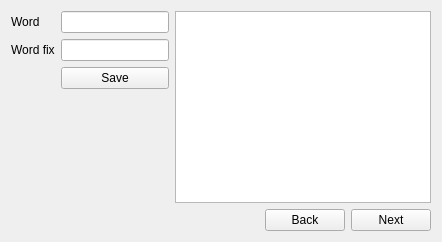
      <widget class="QWidget" name="tab_fix_word">
       <attribute name="title">
        <string>Fix word</string>
       </attribute>
       <layout class="QGridLayout" name="gridLayout_7">
        <item row="0" column="2" rowspan="4" colspan="3">
         <layout class="QGridLayout" name="gridLayout_10">
          <item row="0" column="0">
           <widget class="QTableWidget" name="tableWidget_fixword"/>
          </item>
         </layout>
        </item>
        <item row="4" column="4">
         <widget class="QPushButton" name="pushButton_fixword_next">
          <property name="text">
           <string>Next</string>
          </property>
         </widget>
        </item>
        <item row="4" column="2">
         <spacer name="horizontalSpacer_6">
          <property name="orientation">
           <enum>Qt::Horizontal</enum>
          </property>
          <property name="sizeHint" stdset="0">
           <size>
            <width>40</width>
            <height>20</height>
           </size>
          </property>
         </spacer>
        </item>
        <item row="2" column="1">
         <widget class="QPushButton" name="pushButton_fixword_save">
          <property name="text">
           <string>Save</string>
          </property>
         </widget>
        </item>
        <item row="3" column="1">
         <spacer name="verticalSpacer_2">
          <property name="orientation">
           <enum>Qt::Vertical</enum>
          </property>
          <property name="sizeHint" stdset="0">
           <size>
            <width>20</width>
            <height>40</height>
           </size>
          </property>
         </spacer>
        </item>
        <item row="0" column="0">
         <widget class="QLabel" name="label_9">
          <property name="text">
           <string>Word</string>
          </property>
         </widget>
        </item>
        <item row="1" column="0">
         <widget class="QLabel" name="label_10">
          <property name="text">
           <string>Word fix</string>
          </property>
         </widget>
        </item>
        <item row="0" column="1">
         <widget class="QLineEdit" name="lineEdit_fixword_word">
          <property name="readOnly">
           <bool>true</bool>
          </property>
          <property name="placeholderText">
           <string/>
          </property>
         </widget>
        </item>
        <item row="1" column="1">
         <widget class="QLineEdit" name="lineEdit_fixword_wordfix">
          <property name="toolTip">
           <string>Word fix</string>
          </property>
         </widget>
        </item>
        <item row="4" column="3">
         <widget class="QPushButton" name="pushButton_fixword_back">
          <property name="text">
           <string>Back</string>
          </property>
         </widget>
        </item>
       </layout>
      </widget>
